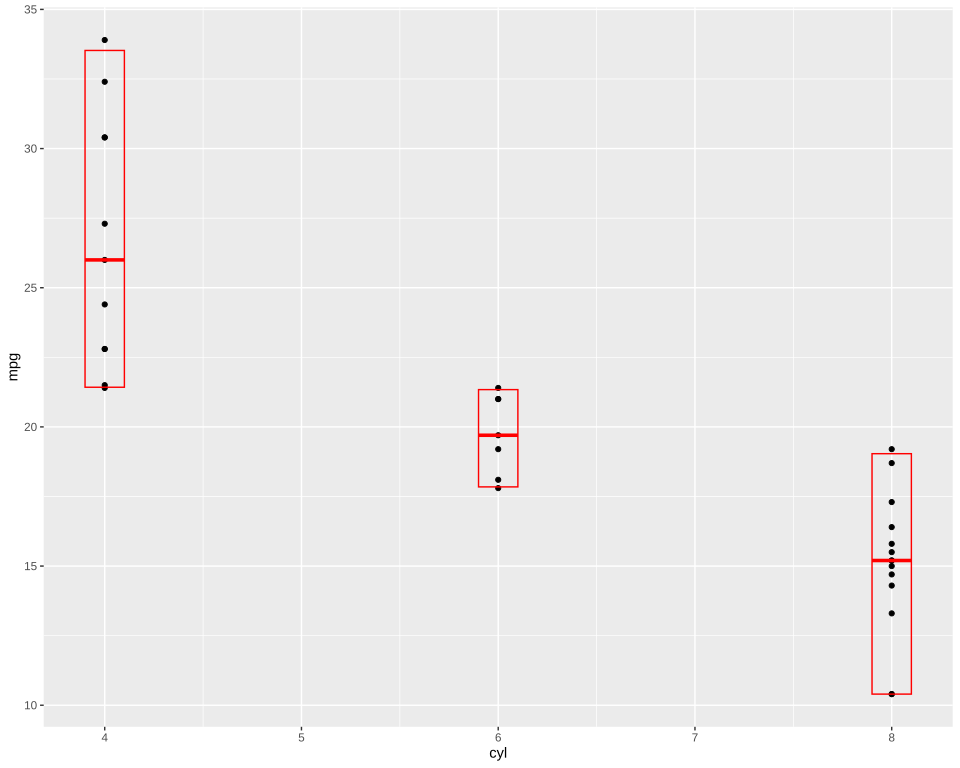

Generate this figure with R:
# The plot test/golden/summary_hilow.svg draws, drawn by ggplot2 itself, as ggplot2's own visual tests
# draw their snapshots: the independent check on that golden whenever it changes. The suite never
# runs this; it needs R, ggplot2, vdiffr and Hmisc, saved as the Docker image
# giggly-r:ggplot2-4.0.3-hmisc (giggly-r:ggplot2-4.0.3 with r-cran-hmisc installed). From the
# repository's root:
#
#   docker run --rm -v "$PWD/test/golden":/golden:ro giggly-r:ggplot2-4.0.3-hmisc \
#     Rscript /golden/summary_hilow.R > summary_hilow.ggplot2.svg
#
# and compare the two drawings element by element, as test/golden/point.R does.
#
# The reference page's crossbars of `stat_sum_df("median_hilow")`: each cylinder count grouped,
# its median and the 2.5% and 97.5% quantiles, the boxes 0.2 wide.
# First checked with ggplot2 4.0.3, vdiffr 1.0.9 and Hmisc 5.3.0: every element and clip path
# matches, the x axis drawn before the y as in test/golden/point.R.

library(ggplot2)

plot <- ggplot(mtcars, aes(cyl, mpg)) +
  geom_point() +
  stat_summary(fun.data = "median_hilow", colour = "red", geom = "crossbar", width = 0.2,
    mapping = aes(group = cyl)) +
  theme_gray()

file <- tempfile(fileext = ".svg")
vdiffr::write_svg(plot, file)
cat(readLines(file), sep = "\n")
